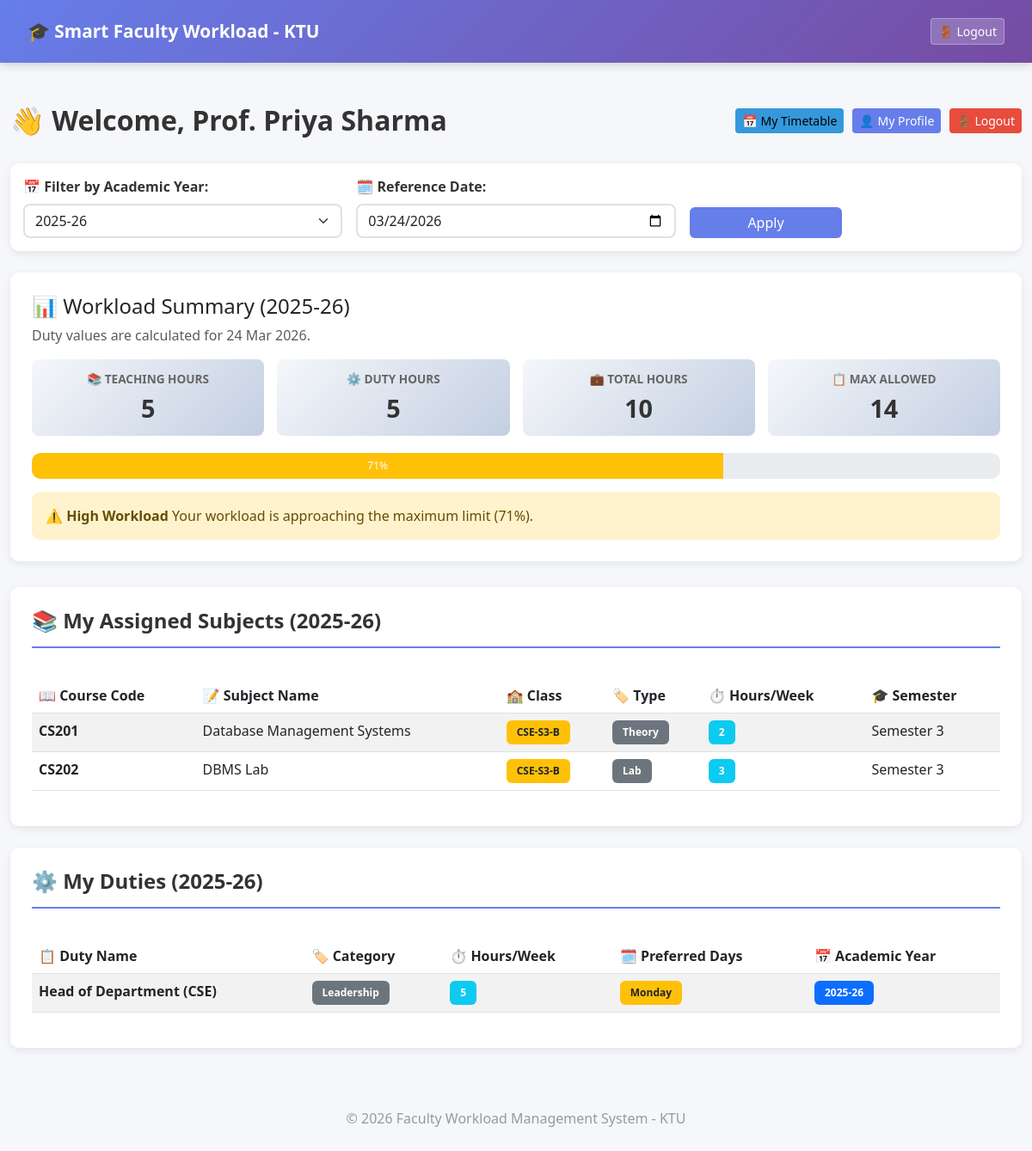
/dashboard (signed in), run on an earlier commit of the app's database.
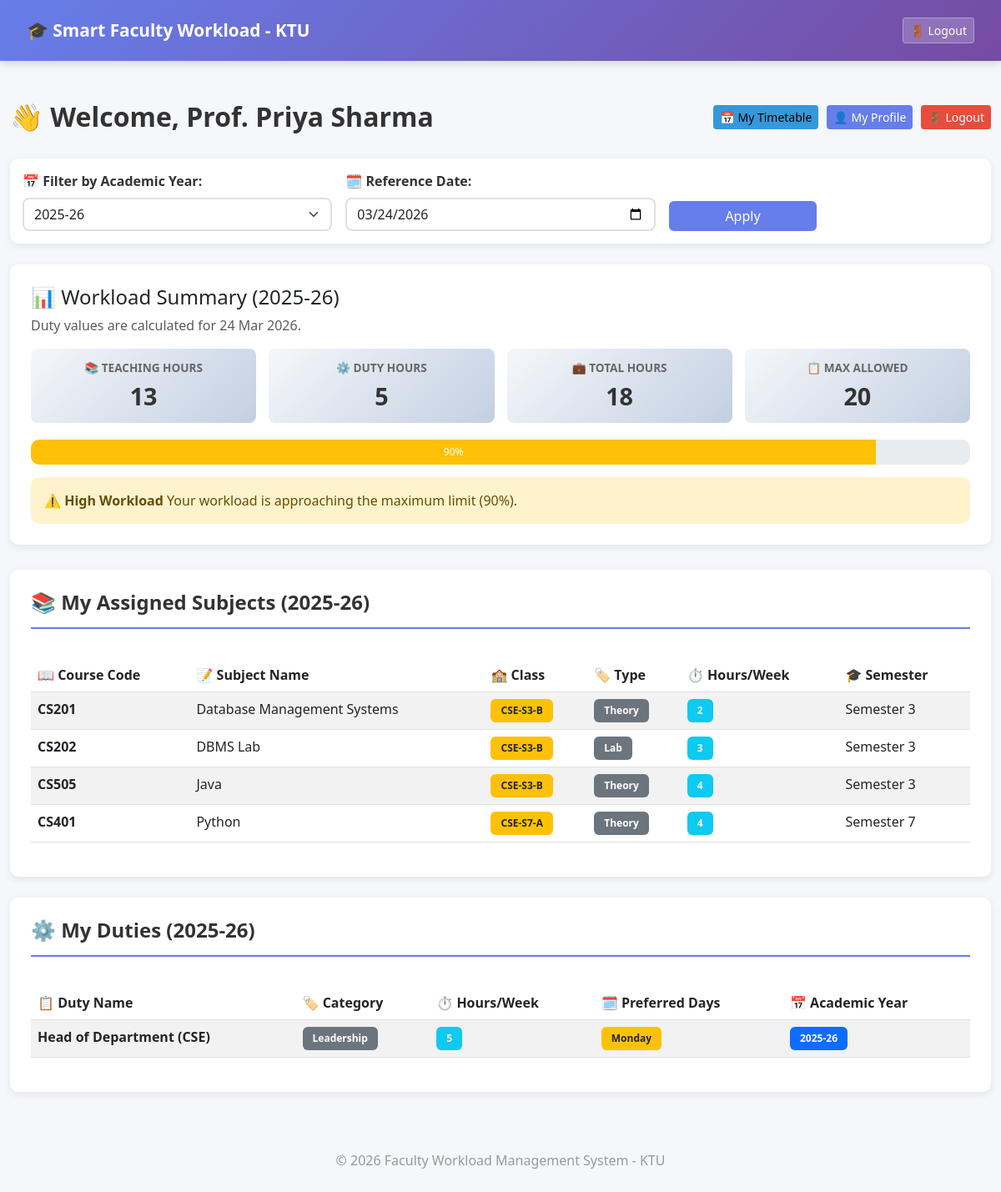
And on a later commit of the database.
### app/models.py (models this page shows, shortened)
class Faculty(UserMixin, db.Model):
    id = db.Column(db.Integer, primary_key=True)
    name = db.Column(db.String(100), nullable=False)
    department = db.Column(db.String(100), nullable=False)
    designation = db.Column(db.String(50), nullable=False)
    email = db.Column(db.String(120), unique=True, nullable=False)
    password_hash = db.Column(db.String(200), nullable=False)
    max_workload = db.Column(db.Integer, default=20)
    role = db.Column(db.String(20), default="faculty")
    assignments = db.relationship(
        'Assignment',
        backref='faculty',
        lazy=True,
        cascade="all, delete-orphan"
    )
    duties = db.relationship(
        'AdditionalDuty',
        backref='faculty',
        lazy=True,
        cascade="all, delete-orphan"
    )
    timetables = db.relationship(
        'Timetable',
        backref='faculty_obj',
        lazy=True,
        cascade="all, delete-orphan"
    )

class Assignment(db.Model):
    __table_args__ = (
        db.UniqueConstraint(
            'faculty_id',
            'subject_id',
            'class_id',
            'academic_year',
            name='unique_faculty_subject_class_year'
        ),
    )
    id = db.Column(db.Integer, primary_key=True)
    faculty_id = db.Column(db.Integer, db.ForeignKey('faculty.id'), nullable=False)
    subject_id = db.Column(db.Integer, db.ForeignKey('subject.id'), nullable=False)
    class_id = db.Column(db.Integer, db.ForeignKey('class.id'), nullable=True)
    class_division = db.Column(db.String(20), nullable=True)  # Legacy compatibility for older rows
    semester = db.Column(db.Integer, nullable=False)  # Inherited from subject but stored for reference
    academic_year = db.Column(db.String(20), nullable=False)  # e.g., "2025-26"
    assigned_date = db.Column(db.DateTime, default=datetime.utcnow)
    class_obj = db.relationship('Class', backref='assignments')
    @property
    def class_name(self):
        if self.class_obj:
            return self.class_obj.class_name
        return self.class_division or "Unassigned Class"

class Subject(db.Model):
    id = db.Column(db.Integer, primary_key=True)
    course_code = db.Column(db.String(20), nullable=False)
    subject_name = db.Column(db.String(150), nullable=False)
    subject_type = db.Column(db.String(20), nullable=False)  # 'Theory' or 'Lab'
    is_lab = db.Column(db.Boolean, default=False)  # Flag for lab subjects
    hours_per_week = db.Column(db.Integer, nullable=False)  # Theory: varies, Lab: typically 3 hours continuous
    semester = db.Column(db.Integer, nullable=False)  # Semester number (1-8)
    created_at = db.Column(db.DateTime, default=datetime.utcnow)
    assignments = db.relationship(
        'Assignment',
        backref='subject',
        lazy=True,
        cascade="all, delete-orphan"
    )

class Class(db.Model):
    __tablename__ = 'class'
    id = db.Column(db.Integer, primary_key=True)
    class_name = db.Column(db.String(50), nullable=False, unique=True)  # e.g., "S3-A", "S5-B"
    semester = db.Column(db.Integer, nullable=False)  # 1-8
    department = db.Column(db.String(100), nullable=False)  # e.g., "Computer Science"
    created_at = db.Column(db.DateTime, default=datetime.utcnow)
    timetables = db.relationship(
        'Timetable',
        backref='class_obj',
        lazy=True,
        cascade="all, delete-orphan"
    )

class AdditionalDuty(db.Model):
    __table_args__ = (
        db.UniqueConstraint(
            'faculty_id',
            'duty_name',
            'start_date',
            name='unique_faculty_duty_period'
        ),
    )
    id = db.Column(db.Integer, primary_key=True)
    faculty_id = db.Column(db.Integer, db.ForeignKey('faculty.id'), nullable=True)  # Allow unassigned
    duty_name = db.Column(db.String(150), nullable=False)  # e.g., "HOD", "Placement Officer", "Exam Cell Duty"
    category = db.Column(db.String(50), nullable=False)  # 'Leadership' (HOD/Placement Officer), 'Exam', 'Administrative', 'Research'
    duration_type = db.Column(db.String(20), nullable=False)  # 'Yearly' or 'Weekly' or 'Custom'
    hours = db.Column(db.Integer, nullable=False)  # Hours per week
    duty_day = db.Column(db.String(20), nullable=True)  # Monday-Friday
    start_date = db.Column(db.Date, nullable=False)  # When duty starts
    end_date = db.Column(db.Date, nullable=False)  # When duty ends
    academic_year = db.Column(db.String(20), nullable=False)  # e.g., "2025-26"
    created_at = db.Column(db.DateTime, default=datetime.utcnow)
    @property
    def preferred_days_list(self):
        if not self.duty_day:
            return []
        return [day.strip() for day in self.duty_day.split(',') if day.strip()]
    @property
    def preferred_days_display(self):
        days = self.preferred_days_list
        return ", ".join(days) if days else "Random"
    def is_active(self, reference_date=None):
        target_date = reference_date or datetime.utcnow().date()
        return self.start_date <= target_date <= self.end_date

### app/routes.py (the view)
@main.route('/dashboard')
@login_required
def dashboard():
    selected_year = request.args.get('academic_year', None)
    reference_date = get_reference_date()
    if current_user.role == "admin":
        total_load = current_user.calculate_total_workload(reference_date)
        assignments = current_user.assignments
        total_faculty = Faculty.query.count()
        total_subjects = Subject.query.count()
        total_assignments = Assignment.query.count()
        total_duties = AdditionalDuty.query.count()
        assigned_duty_count = AdditionalDuty.query.filter(AdditionalDuty.faculty_id.isnot(None)).count()
        overloaded_faculty = []
        for faculty in Faculty.query.all():
            total_workload = faculty.calculate_total_workload(reference_date)
            if total_workload > faculty.max_workload:
                overloaded_faculty.append({
                    'id': faculty.id,
                    'name': faculty.name,
                    'total_workload': total_workload,
                    'max_workload': faculty.max_workload
                })
        overloaded_faculty_names = ",".join(item['name'] for item in overloaded_faculty)
        return render_template(
            "dashboard.html",
            reference_date=reference_date,
            total_load=total_load,
            assignments=assignments,
            total_faculty=total_faculty,
            total_subjects=total_subjects,
            total_assignments=total_assignments,
            total_duties=total_duties,
            assigned_duty_count=assigned_duty_count,
            overloaded_faculty=overloaded_faculty,
            overloaded_faculty_names=overloaded_faculty_names
        )
    else:
        assignment_years = [a.academic_year for a in current_user.assignments]
        duty_years = [d.academic_year for d in current_user.duties if d.faculty_id == current_user.id]
        all_years = sorted(list(set(assignment_years + duty_years)), reverse=True)
        if not selected_year and all_years:
            selected_year = all_years[0]
        if selected_year:
            filtered_assignments = [a for a in current_user.assignments if a.academic_year == selected_year]
            filtered_duties = [
                d for d in current_user.duties
                if d.faculty_id == current_user.id and d.academic_year == selected_year and d.is_active(reference_date)
            ]
        else:
            filtered_assignments = current_user.assignments
            filtered_duties = [
                d for d in current_user.duties
                if d.faculty_id == current_user.id and d.is_active(reference_date)
            ]
        teaching_hours = sum([a.subject.hours_per_week for a in filtered_assignments])
        duty_hours = sum([d.hours for d in filtered_duties])
        total_workload = teaching_hours + duty_hours
        workload_percentage = (total_workload / current_user.max_workload * 100) if current_user.max_workload > 0 else 0
        return render_template(
            "faculty_dashboard.html",
            reference_date=reference_date,
            selected_year=selected_year,
            all_years=all_years,
            assignments=filtered_assignments,
            duties=filtered_duties,
            teaching_hours=teaching_hours,
            duty_hours=duty_hours,
            total_workload=total_workload,
            workload_percentage=workload_percentage
        )

### app/templates/faculty_dashboard.html (shortened to what this page needs)
{% extends "base.html" %}
{% block content %}
<div class="page-header">
    <h2>👋 Welcome, {{ current_user.name }}</h2>
    <div class="page-header-actions">
        <a href="{{ url_for('main.faculty_timetable') }}" class="btn btn-info btn-sm">📅 My Timetable</a>
        <a href="{{ url_for('main.my_profile') }}" class="btn btn-primary btn-sm">👤 My Profile</a>
        <a href="/logout" class="btn btn-danger btn-sm">🚪 Logout</a>
    </div>
</div>
<div class="filter-section">
    <form method="GET" class="row g-3 align-items-end">
        <div class="col-md-4">
            <label for="academicYearFilter" class="form-label"><strong>📅 Filter by Academic Year:</strong></label>
            <select class="form-select" id="academicYearFilter" name="academic_year" onchange="this.form.submit()">
                {% if all_years %}
                    {% for year in all_years %}
                    <option value="{{ year }}" {% if selected_year == year %}selected{% endif %}>{{ year }}</option>
                    {% endfor %}
                {% else %}
                    <option value="">No academic years available</option>
                {% endif %}
            </select>
        </div>
        <div class="col-md-4">
            <label for="referenceDate" class="form-label"><strong>🗓️ Reference Date:</strong></label>
            <input type="date" class="form-control" id="referenceDate" name="reference_date" value="{{ reference_date.strftime('%Y-%m-%d') }}">
        </div>
        <div class="col-md-2">
            <button type="submit" class="btn btn-primary w-100">Apply</button>
        </div>
    </form>
</div>
<div class="workload-section">
    <h4>📊 Workload Summary
        {% if selected_year %}
        ({{ selected_year }})
        {% endif %}
    </h4>
    <p class="text-muted mb-3">Duty values are calculated for {{ reference_date.strftime('%d %b %Y') }}.</p>
    <div class="workload-grid">
        <div class="workload-item">
            <h6>📚 Teaching Hours</h6>
            <h3>{{ teaching_hours }}</h3>
        </div>
        <div class="workload-item">
            <h6>⚙️ Duty Hours</h6>
            <h3>{{ duty_hours }}</h3>
        </div>
        <div class="workload-item">
            <h6>💼 Total Hours</h6>
            <h3>{{ total_workload }}</h3>
        </div>
        <div class="workload-item">
            <h6>📋 Max Allowed</h6>
            <h3>{{ current_user.max_workload }}</h3>
        </div>
    </div>
    <div>
        <div class="progress" style="height: 30px; border-radius: 10px;">
            {% if workload_percentage > 100 %}
                <div class="progress-bar bg-danger" role="progressbar" style="width: 100%;" aria-valuenow="100" aria-valuemin="0" aria-valuemax="100">
                    {{ "%.0f"|format(workload_percentage) }}% (Overloaded)
                </div>
            {% elif workload_percentage > 70 %}
                <div class="progress-bar bg-warning" role="progressbar" style="width: {{ workload_percentage }}%;" aria-valuenow="{{ workload_percentage }}" aria-valuemin="0" aria-valuemax="100">
                    {{ "%.0f"|format(workload_percentage) }}%
                </div>
            {% else %}
                <div class="progress-bar bg-success" role="progressbar" style="width: {{ workload_percentage }}%;" aria-valuenow="{{ workload_percentage }}" aria-valuemin="0" aria-valuemax="100">
                    {{ "%.0f"|format(workload_percentage) }}%
                </div>
            {% endif %}
        </div>
    </div>
    <div style="margin-top: 15px;">
        {% if total_workload > current_user.max_workload %}
            <div class="alert alert-danger mb-0">
                ⚠️ <strong>Workload Overloaded!</strong> Your total workload ({{ total_workload }} hrs) exceeds your maximum allowed ({{ current_user.max_workload }} hrs).
            </div>
        {% elif workload_percentage > 70 %}
            <div class="alert alert-warning mb-0">
                ⚠️ <strong>High Workload</strong> Your workload is approaching the maximum limit ({{ "%.0f"|format(workload_percentage) }}%).
            </div>
        {% else %}
            <div class="alert alert-success mb-0">
                ✅ <strong>Workload Balanced</strong> Your workload is well-managed ({{ "%.0f"|format(workload_percentage) }}%).
            </div>
        {% endif %}
    </div>
</div>
{% if assignments %}
<div class="data-section">
    <h4>📚 My Assigned Subjects
        {% if selected_year %}
        ({{ selected_year }})
        {% endif %}
    </h4>
    <div class="table-responsive">
        <table class="table table-striped table-hover">
            <thead>
                <tr>
                    <th>📖 Course Code</th>
                    <th>📝 Subject Name</th>
                    <th>🏫 Class</th>
                    <th>🏷️ Type</th>
                    <th>⏱️ Hours/Week</th>
                    <th>🎓 Semester</th>
                </tr>
            </thead>
            <tbody>
                {% for assignment in assignments %}
                <tr>
                    <td><strong>{{ assignment.subject.course_code }}</strong></td>
                    <td>{{ assignment.subject.subject_name }}</td>
                    <td><span class="badge bg-warning text-dark">{{ assignment.class_name }}</span></td>
                    <td><span class="badge bg-secondary">{{ assignment.subject.subject_type }}</span></td>
                    <td><span class="badge bg-info">{{ assignment.subject.hours_per_week }}</span></td>
                    <td>
                        {% if assignment.subject.semester %}
                            Semester {{ assignment.subject.semester }}
                        {% else %}
                            -
                        {% endif %}
                    </td>
                </tr>
                {% endfor %}
            </tbody>
        </table>
    </div>
</div>
{% endif %}
{% if duties %}
<div class="data-section">
    <h4>⚙️ My Duties
        {% if selected_year %}
        ({{ selected_year }})
        {% endif %}
    </h4>
    <div class="table-responsive">
        <table class="table table-striped table-hover">
            <thead>
                <tr>
                    <th>📋 Duty Name</th>
                    <th>🏷️ Category</th>
                    <th>⏱️ Hours/Week</th>
                    <th>🗓️ Preferred Days</th>
                    <th>📅 Academic Year</th>
                </tr>
            </thead>
            <tbody>
                {% for duty in duties %}
                <tr>
                    <td><strong>{{ duty.duty_name }}</strong></td>
                    <td><span class="badge bg-secondary">{{ duty.category }}</span></td>
                    <td><span class="badge bg-info">{{ duty.hours }}</span></td>
                    <td><span class="badge bg-warning text-dark">{{ duty.preferred_days_display }}</span></td>
                    <td><span class="badge bg-primary">{{ duty.academic_year }}</span></td>
                </tr>
                {% endfor %}
            </tbody>
        </table>
    </div>
</div>
{% endif %}
{% endblock %}

### app/templates/base.html (shortened to what this page needs)
<!DOCTYPE html>
<html>
<head>
    <link href="https://cdn.jsdelivr.net/npm/bootstrap@5.3.0/dist/css/bootstrap.min.css" rel="stylesheet">
</head>
<body>
<nav class="navbar navbar-dark px-3">
    <span class="navbar-brand">🎓 Smart Faculty Workload - KTU</span>
    {% if current_user.is_authenticated %}
        <a href="/logout" class="btn btn-logout btn-sm">🚪 Logout</a>
    {% endif %}
</nav>
<div class="container mt-5">
    {% block content %}{% endblock %}
</div>
<footer style="text-align: center; margin-top: 50px; padding: 20px; color: #999;">
    <p>© 2026 Faculty Workload Management System - KTU</p>
</footer>
</body>
</html>

What changed in the data, as far as the page shows it:
changed Faculty "Prof. Priya Sharma": max_workload "14" → "20"
added Assignment: subject.course_code "CS505", subject.subject_name "Java", class_name "CSE-S3-B", subject.subject_type "Theory", subject.hours_per_week "4", subject.semester "3"
added Assignment: subject.course_code "CS401", subject.subject_name "Python", class_name "CSE-S7-A", subject.subject_type "Theory", subject.hours_per_week "4", subject.semester "7"
Also different on the page:
{{ teaching_hours }}: "5" → "13"
{{ total_workload }}: "10" → "18"
{{ workload_percentage }}: 71.42857142857143 → 90.0 (drawn)
{{ "%.0f"|format(workload_percentage) }}: "71" → "90"
